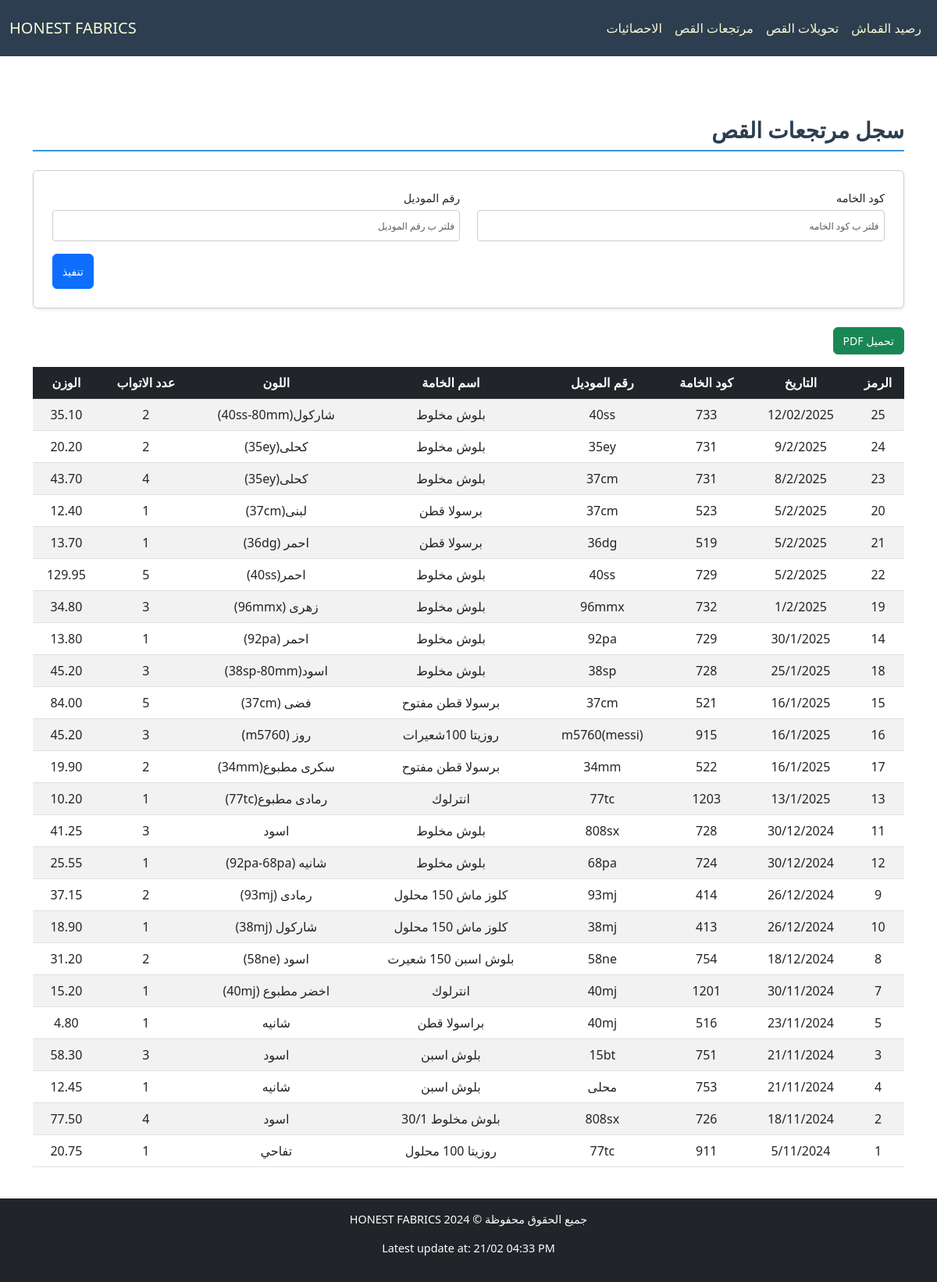
/cloth/ReturnTransfer/, run on an earlier commit of the app's database.
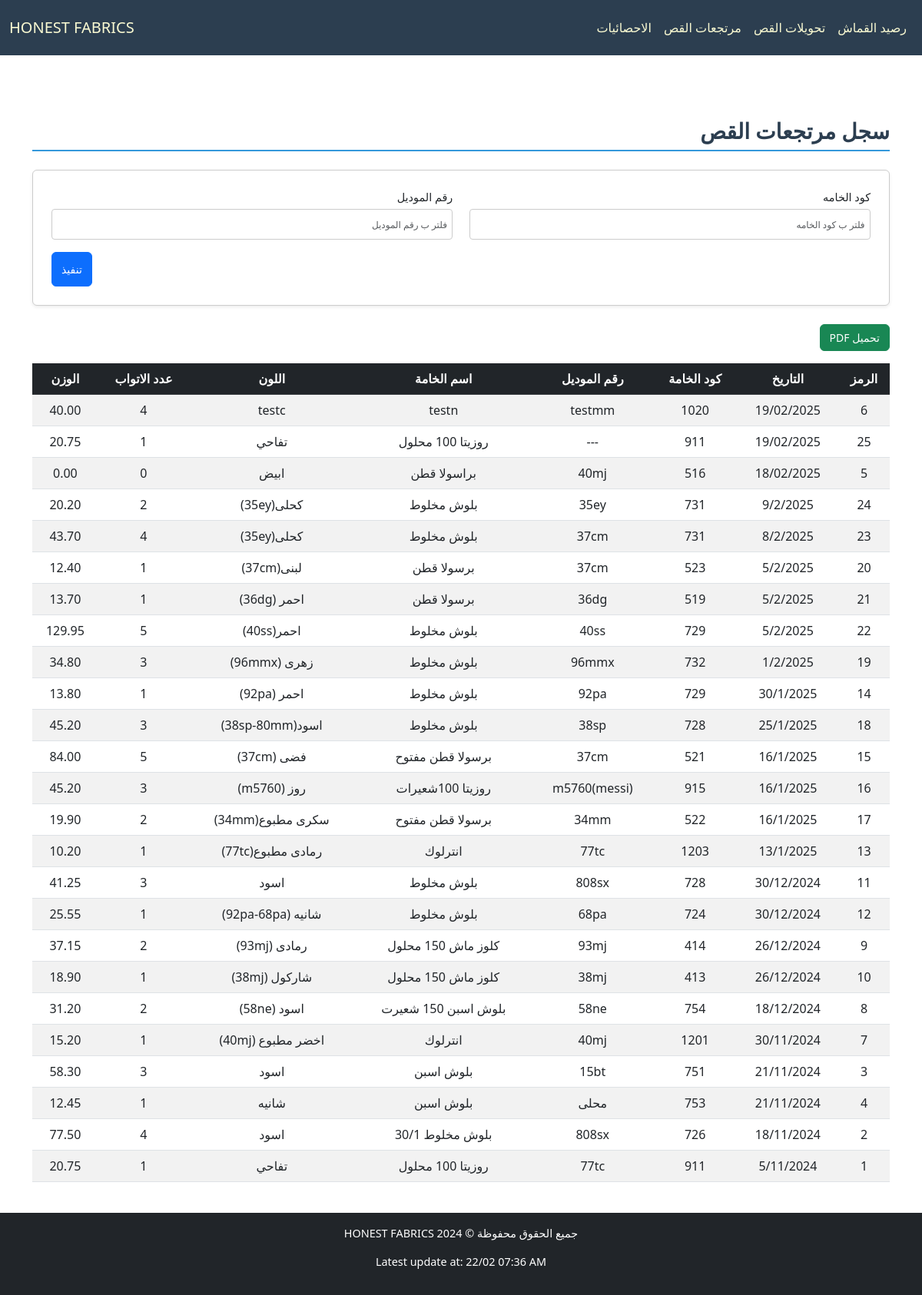
And on a later commit of the database.
### cloth/models.py (models this page shows, shortened)
class Base(models.Model):
    id = models.AutoField(primary_key=True, verbose_name="الرمز")
    fabric_code = models.CharField(max_length=100, verbose_name="كود الخامه", db_index=True, null=True, blank=True)
    fabric_name = models.CharField(max_length=200, verbose_name="اسم الخامه", null=True, blank=True)
    color = models.CharField(max_length=100, verbose_name="اللون", null=True, blank=True)
    roll = models.PositiveIntegerField(verbose_name="عدد الاتواب", null=True, blank=True)
    weight = models.DecimalField(max_digits=10, decimal_places=2, verbose_name="الوزن", null=True, blank=True)
    date = models.CharField(max_length=100,verbose_name="التاريخ", null=True, blank=True)
    class Meta:
        abstract = True

class ReturnTransfer(Base):
    model_number = models.CharField(max_length=100, verbose_name="رقم الموديل", null=True, blank=True)

### cloth/views.py (the view)
# urls.py: path('ReturnTransfer/', ReturnTransferView.as_view(), name='return_transfer_view'),
class ReturnTransferView(FilterableListView):
    template_name = "cloth/return.html"
    model = ReturnTransfer
    filter_fields = ['fabric_code', 'model_number']
    columns = ["الرمز","التاريخ","كود الخامة","رقم الموديل","اسم الخامة","اللون","عدد الاتواب","الوزن"]

### cloth/views.py (called while the page is built)
    def parse_date(self, date_str):
        try:
            normalized_date = date_str.replace("\\", "/")
            return datetime.strptime(normalized_date, "%d/%m/%Y")
        except (ValueError, AttributeError):
            return datetime.min

    def get_queryset(self):
        queryset = super().get_queryset()
        filters = Q()
        ordering = self.request.GET.get('order', 'desc')
        for field in self.filter_fields:
            filter_value = self.request.GET.get(field)
            if filter_value:
                filters &= Q(**{f"{field}__icontains": filter_value})
        filtered_queryset = queryset.filter(filters)
        models = list(filtered_queryset)
        models.sort(
            key=lambda x: self.parse_date(x.date) if x.date else datetime.min,
            reverse=(ordering == 'desc')
        )
        return models

### cloth/templates/cloth/return.html (shortened to what this page needs)
{% extends "cloth/layout.html" %}
{% block home_page %}
<a class="navbar-brand" href="{% url 'fabric_view' %}">HONEST FABRICS</a>
{% endblock %}
{% block navbar_links_small %}
{% include "cloth/nav_links.html" %}
{% endblock %}
{% block body %}
    <h2 class="section-title pt-4">سجل مرتجعات القص</h2>
    <form method="get" class="filter-form-flex mb-4 p-4 rounded shadow-sm">
        {% for filter_field in filter_fields %}
        <div class="form-group mb-3">
            <label for="filter_{{ forloop.counter }}" class="form-label">{{ filter_field.verbose_name }}</label>
            <input type="text" id="filter_{{ forloop.counter }}" name="{{ filter_field.field_name }}"
                   placeholder="فلتر ب {{ filter_field.verbose_name }}"
                   class="form-control"
                   value="{{ filter_field.value }}">
        </div>
        {% endfor %}
        <div class="submit-container">
            <button type="submit" class="btn btn-primary submit-btn">تنفيذ</button>
        </div>
    </form>
    <button onclick="generatePDF()" class="btn btn-success mb-3">تحميل PDF</button>
    <div style="overflow-y: auto; max-height: 70vh; position: relative;" class="table-responsive mb-4">
        <table id="data-table"  class="table table-striped">
            <thead class="table-dark">
                <tr>
                    <th style="position: sticky; top: 0;" >الرمز</th>
                    <th style="position: sticky; top: 0;" >التاريخ</th>
                    <th style="position: sticky; top: 0;" >كود الخامة</th>
                    <th style="position: sticky; top: 0;" >رقم الموديل</th>
                    <th style="position: sticky; top: 0;" >اسم الخامة</th>
                    <th style="position: sticky; top: 0;" >اللون</th>
                    <th style="position: sticky; top: 0;" >عدد الاتواب</th>
                    <th style="position: sticky; top: 0;" >الوزن</th>
                </tr>
            </thead>
            <tbody>
                {% for model in models %}
                <tr>
                    <td>{{ model.id }}</td>
                    <td>{{ model.date }}</td>
                    <td>{{ model.fabric_code }}</td>
                    <td>{{ model.model_number }}</td>
                    <td>{{ model.fabric_name }}</td>
                    <td>{{ model.color }}</td>
                    <td>{{ model.roll }}</td>
                    <td>{{ model.weight }}</td>
                </tr>
                {% empty %}
                <tr>
                    <td colspan="8" class="text-center">لا يوجد عناصر</td>
                </tr>
                {% endfor %}
            </tbody>
        </table>
    </div>
{% endblock body %}

What changed in the data, as far as the page shows it:
added ReturnTransfer: id "6", date "19/02/2025", fabric_code "1020", model_number "testmm", fabric_name "testn", color "testc", roll "4", weight "40.00"
changed ReturnTransfer id 25: date "12/02/2025" → "19/02/2025"; fabric_code "733" → "911"; model_number "40ss" → "---"; fabric_name "بلوش مخلوط" → "روزيتا 100 محلول"; color "شاركول(40ss-80mm)" → "تفاحي"; roll "2" → "1"; weight "35.10" → "20.75"
changed ReturnTransfer "براسولا قطن": date "23/11/2024" → "18/02/2025"; color "شانيه" → "ابيض"; roll "1" → "0"; weight "4.80" → "0.00"; moves up the list
Also different on the page:
{{ update }}: "21/02 04:33 PM" → "22/02 07:36 AM"
